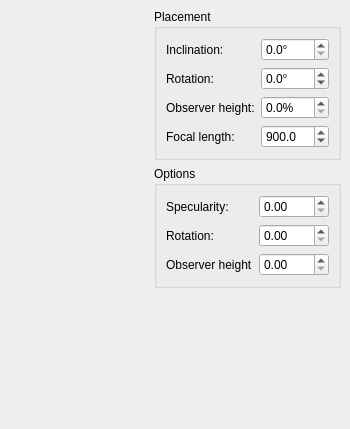
<ui version="4.0" >
 <class>CartonizerMainWindow</class>
 <widget class="QMainWindow" name="CartonizerMainWindow" >
  <property name="geometry" >
   <rect>
    <x>0</x>
    <y>0</y>
    <width>350</width>
    <height>429</height>
   </rect>
  </property>
  <property name="windowTitle" >
   <string>Cartonizer</string>
  </property>
  <property name="unifiedTitleAndToolBarOnMac" >
   <bool>false</bool>
  </property>
  <widget class="QWidget" name="centralwidget" >
   <property name="geometry" >
    <rect>
     <x>0</x>
     <y>0</y>
     <width>350</width>
     <height>429</height>
    </rect>
   </property>
   <layout class="QHBoxLayout" name="horizontalLayout" >
    <item>
     <widget class="CartonizerPreviewWidget" native="1" name="m_previewWidget" >
      <property name="sizePolicy" >
       <sizepolicy vsizetype="MinimumExpanding" hsizetype="MinimumExpanding" >
        <horstretch>0</horstretch>
        <verstretch>0</verstretch>
       </sizepolicy>
      </property>
     </widget>
    </item>
    <item>
     <widget class="QWidget" native="1" name="widget_2" >
      <property name="sizePolicy" >
       <sizepolicy vsizetype="Preferred" hsizetype="Maximum" >
        <horstretch>0</horstretch>
        <verstretch>0</verstretch>
       </sizepolicy>
      </property>
      <layout class="QVBoxLayout" name="_3" >
       <property name="margin" >
        <number>0</number>
       </property>
       <item>
        <widget class="QGroupBox" name="groupBox" >
         <property name="sizePolicy" >
          <sizepolicy vsizetype="Maximum" hsizetype="Preferred" >
           <horstretch>0</horstretch>
           <verstretch>0</verstretch>
          </sizepolicy>
         </property>
         <property name="title" >
          <string>Placement</string>
         </property>
         <layout class="QFormLayout" >
          <item row="0" column="0" >
           <widget class="QLabel" name="label" >
            <property name="text" >
             <string>Inclination:</string>
            </property>
           </widget>
          </item>
          <item row="0" column="1" >
           <widget class="QDoubleSpinBox" name="xRotationSpinBox" >
            <property name="wrapping" >
             <bool>false</bool>
            </property>
            <property name="suffix" >
             <string>°</string>
            </property>
            <property name="decimals" >
             <number>1</number>
            </property>
            <property name="minimum" >
             <double>0.000000000000000</double>
            </property>
            <property name="maximum" >
             <double>90.000000000000000</double>
            </property>
           </widget>
          </item>
          <item row="1" column="0" >
           <widget class="QLabel" name="label_2" >
            <property name="text" >
             <string>Rotation:</string>
            </property>
           </widget>
          </item>
          <item row="1" column="1" >
           <widget class="QDoubleSpinBox" name="yRotationSpinBox" >
            <property name="wrapping" >
             <bool>true</bool>
            </property>
            <property name="suffix" >
             <string>°</string>
            </property>
            <property name="decimals" >
             <number>1</number>
            </property>
            <property name="maximum" >
             <double>360.000000000000000</double>
            </property>
           </widget>
          </item>
          <item row="2" column="0" >
           <widget class="QLabel" name="label_3" >
            <property name="text" >
             <string>Observer height:</string>
            </property>
           </widget>
          </item>
          <item row="2" column="1" >
           <widget class="QDoubleSpinBox" name="observerHeightSpinBox" >
            <property name="wrapping" >
             <bool>false</bool>
            </property>
            <property name="suffix" >
             <string>%</string>
            </property>
            <property name="decimals" >
             <number>1</number>
            </property>
            <property name="maximum" >
             <double>150.000000000000000</double>
            </property>
           </widget>
          </item>
          <item row="3" column="0" >
           <widget class="QLabel" name="label_7" >
            <property name="text" >
             <string>Focal length:</string>
            </property>
           </widget>
          </item>
          <item row="3" column="1" >
           <widget class="QDoubleSpinBox" name="focalLengthSpinbox" >
            <property name="wrapping" >
             <bool>false</bool>
            </property>
            <property name="suffix" >
             <string/>
            </property>
            <property name="decimals" >
             <number>1</number>
            </property>
            <property name="minimum" >
             <double>240.000000000000000</double>
            </property>
            <property name="maximum" >
             <double>1500.000000000000000</double>
            </property>
            <property name="value" >
             <double>900.000000000000000</double>
            </property>
           </widget>
          </item>
         </layout>
        </widget>
       </item>
       <item>
        <widget class="QGroupBox" name="groupBox_2" >
         <property name="sizePolicy" >
          <sizepolicy vsizetype="Maximum" hsizetype="Preferred" >
           <horstretch>0</horstretch>
           <verstretch>0</verstretch>
          </sizepolicy>
         </property>
         <property name="title" >
          <string>Options</string>
         </property>
         <layout class="QFormLayout" name="_2" >
          <item row="0" column="0" >
           <widget class="QLabel" name="label_4" >
            <property name="text" >
             <string>Specularity:</string>
            </property>
           </widget>
          </item>
          <item row="0" column="1" >
           <widget class="QDoubleSpinBox" name="specularityValueSpinBox" />
          </item>
          <item row="1" column="0" >
           <widget class="QLabel" name="label_5" >
            <property name="text" >
             <string>Rotation:</string>
            </property>
           </widget>
          </item>
          <item row="1" column="1" >
           <widget class="QDoubleSpinBox" name="doubleSpinBox_5" />
          </item>
          <item row="2" column="0" >
           <widget class="QLabel" name="label_6" >
            <property name="text" >
             <string>Observer height</string>
            </property>
           </widget>
          </item>
          <item row="2" column="1" >
           <widget class="QDoubleSpinBox" name="doubleSpinBox_6" />
          </item>
         </layout>
        </widget>
       </item>
       <item>
        <spacer name="verticalSpacer" >
         <property name="orientation" >
          <enum>Qt::Vertical</enum>
         </property>
         <property name="sizeType" >
          <enum>QSizePolicy::Expanding</enum>
         </property>
         <property name="sizeHint" stdset="0" >
          <size>
           <width>20</width>
           <height>154</height>
          </size>
         </property>
        </spacer>
       </item>
      </layout>
     </widget>
    </item>
   </layout>
  </widget>
 </widget>
 <customwidgets>
  <customwidget>
   <class>CartonizerPreviewWidget</class>
   <extends>QWidget</extends>
   <header>cartonizerpreviewwidget.h</header>
   <container>1</container>
  </customwidget>
 </customwidgets>
 <resources/>
 <connections/>
 <slots>
  <slot>setXRotation(qreal)</slot>
  <slot>setYRotation(qreal)</slot>
  <signal>xRotationChanged(qreal)</signal>
  <signal>yRotationChanged(qreal)</signal>
 </slots>
</ui>
